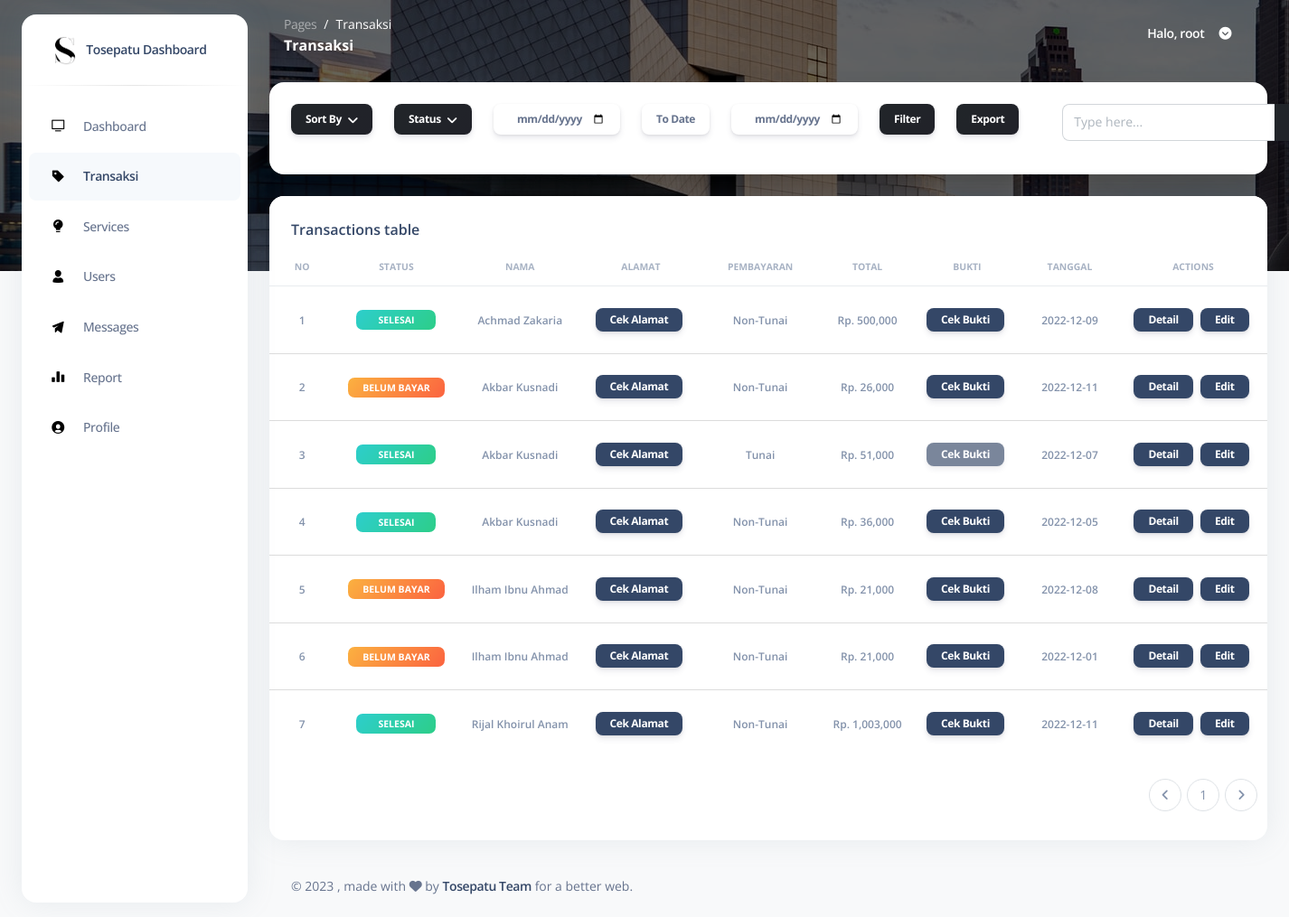
Screenshot of /pages/transaksi.php (signed in) with the database file from the repository.
### tables this page shows
CREATE TABLE `tb_user` (
  `id` int(2) NOT NULL,
  `nama` varchar(50) NOT NULL,
  `username` varchar(50) NOT NULL,
  `password` varchar(50) NOT NULL,
  `role` int(2) NOT NULL
);

CREATE TABLE `tb_transaksi` (
  `id` int(11) NOT NULL,
  `id_user` int(2) NOT NULL,
  `alamat` varchar(200) NOT NULL,
  `status` int(2) NOT NULL,
  `layanan` int(2) NOT NULL,
  `jumlah` int(11) NOT NULL,
  `penjemputan` int(2) NOT NULL,
  `pengiriman` int(2) NOT NULL,
  `pembayaran` int(2) NOT NULL,
  `bukti` varchar(50) DEFAULT NULL,
  `tanggal` date NOT NULL
);

CREATE TABLE `tb_pembayaran` (
  `id` int(11) NOT NULL,
  `nama` varchar(10) NOT NULL
);

### pages/transaksi.php (the view, shortened to what the rows shown need)
<?php
include "../connection/koneksi.php";
if (isset($_SESSION["ses_username"]) == "") {
  header("location: ../login.php");
} elseif ($_SESSION["ses_role"] == '2') {
  header("location: logout.php");
} else {
  $data_id = $_SESSION["ses_id"];
}
?>
<!DOCTYPE html>
<html lang="en">
<head>
  <link href="../assets/css/nucleo-icons.css" rel="stylesheet" />
  <link href="../assets/css/nucleo-svg.css" rel="stylesheet" />
  <link href="../assets/css/nucleo-svg.css" rel="stylesheet" />
  <link id="pagestyle" href="../assets/css/argon-dashboard.css" rel="stylesheet" />
</head>
<body class="g-sidenav-show bg-gray-100">
  <main class="main-content position-relative border-radius-lg">
    <nav class="navbar navbar-main navbar-expand-lg px-0 mx-4 shadow-none border-radius-xl" id="navbarBlur" data-scroll="false">
      <div class="container-fluid py-1 px-3">
        <div class="collapse navbar-collapse mt-sm-0 mt-2 me-md-0 me-sm-4" id="navbar">
          <ul class="ms-md-auto pe-md-3 d-flex align-items-center navbar-nav justify-content-end">
            <?php
            $tampilprofil = ("SELECT * FROM tb_user WHERE id = '$data_id'");
            $result   = mysqli_query($koneksi, $tampilprofil);
            while ($row = mysqli_fetch_array($result)) {
              $profilName   = $row['nama'];
            ?>
              <li class="nav-item px-3 d-flex align-items-center">
                <a href="javascript:;" class="nav-link text-white font-weight-bold px-0">
                  <span class="d-sm-inline d-none">Halo, <?php echo $profilName ?></span>
                </a>
              </li>
            <?php
            }
            ?>
          </ul>
        </div>
      </div>
    </nav>
    <div class="container-fluid py-4">
      <div class="row">
        <div class="col-12">
          <div class="card mb-4">
            <div class="card-body px-0 pt-0 pb-2">
              <div class="table-responsive p-0">
                <table class="table align-items-center mb-0">
                  <thead>
                    <tr>
                      <th class="text-center text-uppercase text-secondary text-xxs font-weight-bolder opacity-7">
                        No
                      </th>
                      <th class="text-center text-uppercase text-secondary text-xxs font-weight-bolder opacity-7">
                        Status
                      </th>
                      <th class="text-center text-uppercase text-secondary text-xxs font-weight-bolder opacity-7">
                        Nama
                      </th>
                      <th class="text-center text-uppercase text-secondary text-xxs font-weight-bolder opacity-7">
                        Alamat
                      </th>
                      <th class="text-center text-uppercase text-secondary text-xxs font-weight-bolder opacity-7">
                        Pembayaran
                      </th>
                      <th class="text-center text-uppercase text-secondary text-xxs font-weight-bolder opacity-7">
                        Total
                      </th>
                      <th class="text-center text-uppercase text-secondary text-xxs font-weight-bolder opacity-7">
                        Bukti
                      </th>
                      <th class="text-center text-uppercase text-secondary text-xxs font-weight-bolder opacity-7">
                        Tanggal
                      </th>
                      <th class="text-center text-uppercase text-secondary text-xxs font-weight-bolder opacity-7">
                        Actions
                      </th>
                    </tr>
                  </thead>
                  <tbody>
                    <?php
                    $batas = 20;
                    $halaman = @$_GET['halaman'];
                    if (empty($halaman)) {
                      $posisi = 0;
                    } else {
                      $posisi = ($halaman - 1) * $batas;
                    }
                    $data = $_POST['data'];
                    if (isset($_POST['caridata'])) {
                      $caringab = ("SELECT tb_transaksi.id, tb_user.nama, tb_status.nama AS status, tb_layanan.nama as layanan, tb_layanan.harga, tb_transaksi.jumlah, format(tb_penjemputan.harga,0) as penjemputan, format(tb_pengiriman.harga,0) as pengiriman, FORMAT(SUM(tb_transaksi.jumlah * tb_layanan.harga + tb_pengiriman.harga + tb_penjemputan.harga),0) AS total, tb_pembayaran.nama as pembayaran, tb_transaksi.alamat, tb_transaksi.bukti, tb_transaksi.tanggal FROM tb_transaksi INNER JOIN tb_status ON tb_status.id=tb_transaksi.status INNER JOIN tb_penjemputan ON tb_penjemputan.id=tb_transaksi.penjemputan INNER JOIN tb_pengiriman ON tb_pengiriman.id=tb_transaksi.pengiriman INNER JOIN tb_layanan ON tb_layanan.id=tb_transaksi.layanan INNER JOIN tb_pembayaran ON tb_pembayaran.id=tb_transaksi.pembayaran INNER JOIN tb_user ON tb_user.id=tb_transaksi.id_user WHERE tb_user.nama LIKE '" . $data . "%' GROUP BY tb_transaksi.id LIMIT $posisi, $batas");
                      $result   = mysqli_query($koneksi, $caringab);
                    } else {
                      $query  = ("SELECT tb_transaksi.id, tb_user.nama, tb_status.nama AS status, tb_layanan.nama as layanan, tb_layanan.harga, tb_transaksi.jumlah, format(tb_penjemputan.harga,0) as penjemputan, format(tb_pengiriman.harga,0) as pengiriman, FORMAT(SUM(tb_transaksi.jumlah * tb_layanan.harga + tb_pengiriman.harga + tb_penjemputan.harga),0) AS total, tb_pembayaran.nama as pembayaran, tb_transaksi.alamat, tb_transaksi.bukti, tb_transaksi.tanggal FROM tb_transaksi INNER JOIN tb_status ON tb_status.id=tb_transaksi.status INNER JOIN tb_penjemputan ON tb_penjemputan.id=tb_transaksi.penjemputan INNER JOIN tb_pengiriman ON tb_pengiriman.id=tb_transaksi.pengiriman INNER JOIN tb_layanan ON tb_layanan.id=tb_transaksi.layanan INNER JOIN tb_pembayaran ON tb_pembayaran.id=tb_transaksi.pembayaran INNER JOIN tb_user ON tb_user.id=tb_transaksi.id_user GROUP BY tb_transaksi.id order by tb_user.nama asc LIMIT $posisi, $batas");
                      $result = mysqli_query($koneksi, $query);
                    }
                    $no     = 1;
                    while ($row = mysqli_fetch_array($result)) {
                      $transaksiId = $row['id'];
                      $transaksiNama = $row['nama'];
                      $transaksiStatus = $row['status'];
                      $transaksiTotal = $row['total'];
                      $transaksiPembayaran = $row['pembayaran'];
                      $transaksiTanggal   = $row['tanggal'];
                    ?>
                      <tr>
                        <td class="align-middle text-center">
                          <span class="text-secondary text-xs font-weight-bold"><?php echo $no++; ?></span>
                        </td>
                        <td class="align-middle text-center text-sm">
                          <?php
                          if ($transaksiStatus == "Belum Bayar") {
                            echo "
                          <span class='badge badge-sm bg-gradient-warning px-3'>Belum Bayar</span>
                          ";
                          } elseif ($transaksiStatus == "Pengerjaan") {
                            echo "
                          <span class='badge badge-sm bg-gradient-info px-4'>Pengerjaan</span>
                          ";
                          } elseif ($transaksiStatus == "Selesai") {
                            echo "
                          <span class='badge badge-sm bg-gradient-success px-4'>Selesai</span>
                            ";
                          } elseif ($transaksiStatus == "Gagal") {
                            echo "
                            <span class='badge badge-sm bg-gradient-danger'>Gagal</span>
                              ";
                          }
                          ?>
                        </td>
                        <td class="align-middle text-center">
                          <span class="text-secondary text-xs font-weight-bold"><?php echo $transaksiNama; ?></span>
                        </td>
                        <td class="align-middle text-center">
                          <button class="btn btn-dark btn-sm px-3 py-1 me-1 mt-3" data-bs-toggle="modal" data-bs-target="#modal-alamat<?php echo $row['id']; ?>">Cek Alamat</button>
                        </td>
                        <td class="align-middle text-center">
                          <span class="text-secondary text-xs font-weight-bold"> <?php echo $transaksiPembayaran; ?></span>
                        </td>
                        <td class="align-middle text-center">
                          <span class="text-secondary text-xs font-weight-bold">Rp. <?php echo $transaksiTotal; ?></span>
                        </td>
                        <td class="align-middle text-center">
                          <?php
                          if ($transaksiPembayaran == "Tunai") {
                            echo "
                          <button disabled class='btn btn-dark btn-sm px-3 py-1 me-1 mt-3' data-bs-toggle='modal' data-bs-target='#modal-bukti$transaksiId'>Cek Bukti</button>
                          ";
                          } else {
                            echo "
                            <button class='btn btn-dark btn-sm px-3 py-1 me-1 mt-3' data-bs-toggle='modal' data-bs-target='#modal-bukti$transaksiId'>Cek Bukti</button>
                            ";
                          }
                          ?>
                        </td>
                        <td class="align-middle text-center">
                          <span class="text-secondary text-xs font-weight-bold"><?php echo $transaksiTanggal; ?></span>
                        </td>
                        <td class="align-middle text-center">
                          <button class="btn btn-dark btn-sm px-3 py-1 me-1 mt-3" data-bs-toggle="modal" data-bs-target="#modal-transaksi<?php echo $row['id']; ?>">Detail</button>
                          <button class="btn btn-dark btn-sm px-3 py-1 me-1 mt-3" data-bs-toggle="modal" data-bs-target="#modal-edit<?php echo $row['id']; ?>">Edit</button>
                        </td>
                      </tr>
                    <?php
                    }
                    ?>
                  </tbody>
                </table>
              </div>
            </div>
          </div>
        </div>
      </div>
    </div>
  </main>
</body>
</html>

### rows the page displays
tb_user: nama "root"
tb_transaksi: shows "SELESAI", id_user.nama "Achmad Zakaria", pembayaran.nama "Non-Tunai", transaksiTotal "500,000", tanggal "2022-12-09"
tb_transaksi: shows "BELUM BAYAR", id_user.nama "Akbar Kusnadi", pembayaran.nama "Non-Tunai", transaksiTotal "26,000", tanggal "2022-12-11"
tb_transaksi: shows "SELESAI", id_user.nama "Akbar Kusnadi", pembayaran.nama "Tunai", transaksiTotal "51,000", tanggal "2022-12-07"
tb_transaksi: shows "SELESAI", id_user.nama "Akbar Kusnadi", pembayaran.nama "Non-Tunai", transaksiTotal "36,000", tanggal "2022-12-05"
tb_transaksi: shows "BELUM BAYAR", id_user.nama "Ilham Ibnu Ahmad", pembayaran.nama "Non-Tunai", transaksiTotal "21,000", tanggal "2022-12-08"
tb_transaksi: shows "BELUM BAYAR", id_user.nama "Ilham Ibnu Ahmad", pembayaran.nama "Non-Tunai", transaksiTotal "21,000", tanggal "2022-12-01"
tb_transaksi: shows "SELESAI", id_user.nama "Rijal Khoirul Anam", pembayaran.nama "Non-Tunai", transaksiTotal "1,003,000", tanggal "2022-12-11"
